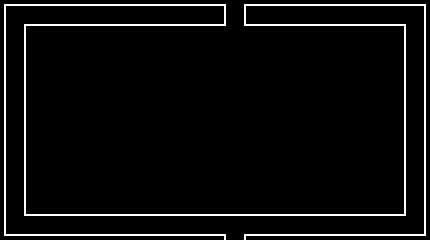

Rendered tile map (Tiled .tmx) drawn with the repository's tilesets; below, a short description and the map source with its tile grids summarised:
An orthogonal 43x24 tile map with 10x10 px tiles, 1 tile layer (Layer1), 1 hidden layer not drawn and 86 objects (84x petard, player).

<map version="1.5" tiledversion="1.5.0" orientation="orthogonal" renderorder="right-down" width="43" height="24" tilewidth="10" tileheight="10" infinite="0" nextlayerid="5" nextobjectid="666">
 <editorsettings>
  <export target="../maps/level1.lua" format="lua" />
 </editorsettings>
 <tileset firstgid="1" source="tilemap.png.tsx" />
 <layer id="2" name="Layer1" width="43" height="24">
  <data>[1032 cells, 1032 non-empty, 7 distinct tile ids]</data>
 </layer>
 <objectgroup id="4" name="Objects">
  <object id="1" name="player" x="371.334" y="116.167">
   <point />
  </object>
  <object id="4" name="petard" x="138.167" y="105.167">
   <point />
  </object>
  <object id="8" name="petard" x="136.75" y="176.667">
   <point />
  </object>
  <object id="9" x="441.5" y="-47.5">
   <point />
  </object>
  <object id="12" name="petard" x="140" y="55.3333">
   <point />
  </object>
  <object id="79" name="petard" x="136" y="196.666">
   <point />
  </object>
  <object id="105" name="petard" x="137.333" y="127.333">
   <point />
  </object>
  <object id="111" name="petard" x="139" y="81.9997">
   <point />
  </object>
  <object id="123" name="petard" x="137.334" y="152.333">
   <point />
  </object>
  <object id="270" name="petard" x="107.166" y="104.5">
   <point />
  </object>
  <object id="271" name="petard" x="105.75" y="176">
   <point />
  </object>
  <object id="272" name="petard" x="109" y="54.6667">
   <point />
  </object>
  <object id="273" name="petard" x="105" y="196">
   <point />
  </object>
  <object id="275" name="petard" x="106.333" y="126.667">
   <point />
  </object>
  <object id="276" name="petard" x="108" y="81.333">
   <point />
  </object>
  <object id="277" name="petard" x="106.333" y="151.667">
   <point />
  </object>
  <object id="286" name="petard" x="80.4997" y="104.5">
   <point />
  </object>
  <object id="287" name="petard" x="79.0837" y="176">
   <point />
  </object>
  <object id="288" name="petard" x="82.3337" y="54.6667">
   <point />
  </object>
  <object id="289" name="petard" x="78.3337" y="196">
   <point />
  </object>
  <object id="291" name="petard" x="79.6667" y="126.667">
   <point />
  </object>
  <object id="292" name="petard" x="81.3337" y="81.333">
   <point />
  </object>
  <object id="293" name="petard" x="79.6667" y="151.667">
   <point />
  </object>
  <object id="294" name="petard" x="47.4997" y="105.833">
   <point />
  </object>
  <object id="295" name="petard" x="46.0837" y="177.333">
   <point />
  </object>
  <object id="296" name="petard" x="49.3337" y="56">
   <point />
  </object>
  <object id="297" name="petard" x="45.3337" y="197.333">
   <point />
  </object>
  <object id="299" name="petard" x="46.6667" y="128">
   <point />
  </object>
  <object id="300" name="petard" x="48.3337" y="82.6663">
   <point />
  </object>
  <object id="301" name="petard" x="46.6667" y="153">
   <point />
  </object>
  <object id="302" name="petard" x="140" y="105.667">
   <point />
  </object>
  <object id="303" name="petard" x="138.583" y="177.167">
   <point />
  </object>
  <object id="304" name="petard" x="141.833" y="55.8333">
   <point />
  </object>
  <object id="305" name="petard" x="137.833" y="197.166">
   <point />
  </object>
  <object id="306" name="petard" x="139.166" y="127.833">
   <point />
  </object>
  <object id="307" name="petard" x="140.833" y="82.4997">
   <point />
  </object>
  <object id="308" name="petard" x="139.167" y="152.833">
   <point />
  </object>
  <object id="309" name="petard" x="108.999" y="105">
   <point />
  </object>
  <object id="310" name="petard" x="107.583" y="176.5">
   <point />
  </object>
  <object id="311" name="petard" x="110.833" y="55.1667">
   <point />
  </object>
  <object id="312" name="petard" x="106.833" y="196.5">
   <point />
  </object>
  <object id="313" name="petard" x="108.166" y="127.167">
   <point />
  </object>
  <object id="314" name="petard" x="109.833" y="81.833">
   <point />
  </object>
  <object id="315" name="petard" x="108.166" y="152.167">
   <point />
  </object>
  <object id="316" name="petard" x="82.333" y="105">
   <point />
  </object>
  <object id="317" name="petard" x="80.917" y="176.5">
   <point />
  </object>
  <object id="318" name="petard" x="84.167" y="55.1667">
   <point />
  </object>
  <object id="319" name="petard" x="80.167" y="196.5">
   <point />
  </object>
  <object id="320" name="petard" x="81.5" y="127.167">
   <point />
  </object>
  <object id="321" name="petard" x="83.167" y="81.833">
   <point />
  </object>
  <object id="322" name="petard" x="81.5" y="152.167">
   <point />
  </object>
  <object id="323" name="petard" x="49.333" y="106.333">
   <point />
  </object>
  <object id="324" name="petard" x="47.917" y="177.833">
   <point />
  </object>
  <object id="325" name="petard" x="51.167" y="56.5">
   <point />
  </object>
  <object id="326" name="petard" x="47.167" y="197.833">
   <point />
  </object>
  <object id="327" name="petard" x="48.5" y="128.5">
   <point />
  </object>
  <object id="328" name="petard" x="50.167" y="83.1663">
   <point />
  </object>
  <object id="329" name="petard" x="48.5" y="153.5">
   <point />
  </object>
  <object id="358" name="petard" x="142" y="105.167">
   <point />
  </object>
  <object id="359" name="petard" x="140.583" y="176.667">
   <point />
  </object>
  <object id="360" name="petard" x="143.833" y="55.3333">
   <point />
  </object>
  <object id="361" name="petard" x="139.833" y="196.666">
   <point />
  </object>
  <object id="362" name="petard" x="141.166" y="127.333">
   <point />
  </object>
  <object id="363" name="petard" x="142.833" y="81.9997">
   <point />
  </object>
  <object id="364" name="petard" x="141.167" y="152.333">
   <point />
  </object>
  <object id="365" name="petard" x="110.999" y="104.5">
   <point />
  </object>
  <object id="366" name="petard" x="109.583" y="176">
   <point />
  </object>
  <object id="367" name="petard" x="112.833" y="54.6667">
   <point />
  </object>
  <object id="368" name="petard" x="108.833" y="196">
   <point />
  </object>
  <object id="369" name="petard" x="110.166" y="126.667">
   <point />
  </object>
  <object id="370" name="petard" x="111.833" y="81.333">
   <point />
  </object>
  <object id="371" name="petard" x="110.166" y="151.667">
   <point />
  </object>
  <object id="372" name="petard" x="84.333" y="104.5">
   <point />
  </object>
  <object id="373" name="petard" x="82.917" y="176">
   <point />
  </object>
  <object id="374" name="petard" x="86.167" y="54.6667">
   <point />
  </object>
  <object id="375" name="petard" x="82.167" y="196">
   <point />
  </object>
  <object id="376" name="petard" x="83.5" y="126.667">
   <point />
  </object>
  <object id="377" name="petard" x="85.167" y="81.333">
   <point />
  </object>
  <object id="378" name="petard" x="83.5" y="151.667">
   <point />
  </object>
  <object id="379" name="petard" x="51.333" y="105.833">
   <point />
  </object>
  <object id="380" name="petard" x="49.917" y="177.333">
   <point />
  </object>
  <object id="381" name="petard" x="53.167" y="56">
   <point />
  </object>
  <object id="382" name="petard" x="49.167" y="197.333">
   <point />
  </object>
  <object id="383" name="petard" x="50.5" y="128">
   <point />
  </object>
  <object id="384" name="petard" x="52.167" y="82.6663">
   <point />
  </object>
  <object id="385" name="petard" x="50.5" y="153">
   <point />
  </object>
 </objectgroup>
 <layer id="3" name="collidables" width="43" height="24" visible="0">
  <data>[1032 cells, 16 non-empty, 15 distinct tile ids]</data>
 </layer>
</map>
